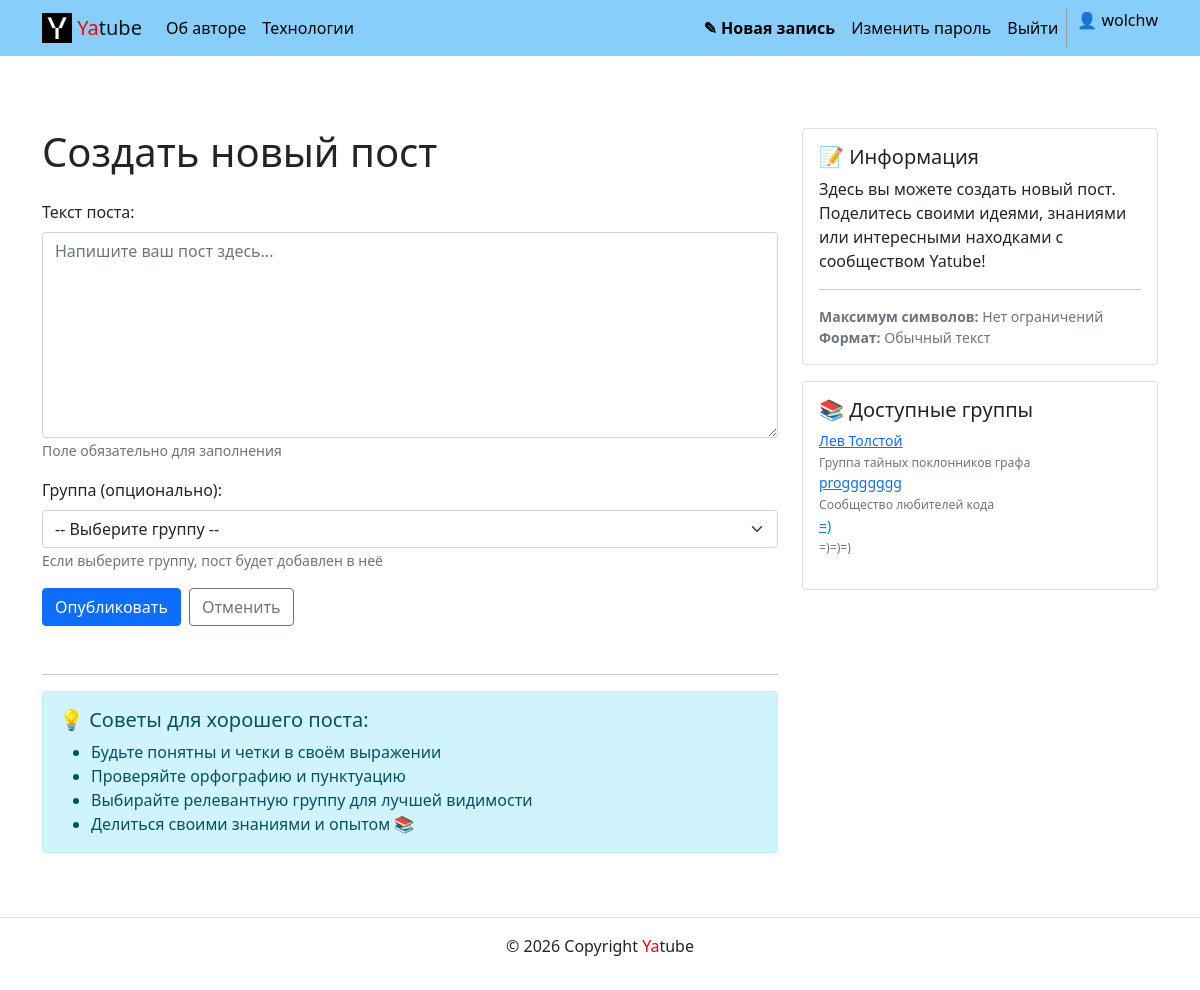
Screenshot of /create/ (signed in) with the database file from the repository.
### posts/models.py (models this page shows, shortened)
class Group(models.Model):
    title = models.CharField(max_length=200)  # Название группы
    slug = models.SlugField(unique=True)      # Уникальный адрес для URL
    description = models.TextField()           # Описание группы

### posts/views.py (the view, shortened to what this page needs)
# urls.py: path('create/', views.create_post, name='create_post'),
@login_required(login_url='users:login')
def create_post(request):
    groups = Group.objects.all()
    context = {'groups': groups}
    return render(request, 'posts/create_post.html', context)

### core/context_processors/year.py (called while the page is built)
def year(request):
    return {
        'year': datetime.now().year
    }

### templates/posts/create_post.html (shortened to what this page needs)
{% extends "base.html" %}
{% load static %}
{% block content %}
<div class="row mt-4">
  <div class="col-md-8">
    <h1>Создать новый пост</h1>
    <form method="post" class="mt-4">
      <div class="mb-3">
        <label for="textArea" class="form-label">Текст поста:</label>
        <textarea
          class="form-control"
          id="textArea"
          name="text"
          rows="8"
          placeholder="Напишите ваш пост здесь..."
          required
        ></textarea>
        <small class="form-text text-muted">Поле обязательно для заполнения</small>
      </div>
      <div class="mb-3">
        <label for="groupSelect" class="form-label">Группа (опционально):</label>
        <select class="form-select" id="groupSelect" name="group">
          <option value="">-- Выберите группу --</option>
        </select>
        <small class="form-text text-muted">Если выберите группу, пост будет добавлен в неё</small>
      </div>
      <div class="d-grid gap-2 d-md-flex justify-content-md-start">
        <button type="submit" class="btn btn-primary">Опубликовать</button>
        <a href="{% url 'posts:index' %}" class="btn btn-outline-secondary">Отменить</a>
      </div>
    </form>
    <hr class="mt-5">
    <div class="alert alert-info">
      <h5>💡 Советы для хорошего поста:</h5>
      <ul class="mb-0">
        <li>Будьте понятны и четки в своём выражении</li>
        <li>Проверяйте орфографию и пунктуацию</li>
        <li>Выбирайте релевантную группу для лучшей видимости</li>
        <li>Делиться своими знаниями и опытом 📚</li>
      </ul>
    </div>
  </div>
  <div class="col-md-4">
    <div class="card">
      <div class="card-body">
        <h5 class="card-title">📝 Информация</h5>
        <p class="card-text">
          Здесь вы можете создать новый пост. Поделитесь своими идеями, знаниями или интересными находками с сообществом Yatube!
        </p>
        <hr>
        <p class="card-text small text-muted">
          <strong>Максимум символов:</strong> Нет ограничений
          <br>
          <strong>Формат:</strong> Обычный текст
        </p>
      </div>
    </div>
    <div class="card mt-3">
      <div class="card-body">
        <h5 class="card-title">📚 Доступные группы</h5>
        <ul class="list-unstyled small">
          {% if groups %}
            {% for group in groups %}
              <li>
                <a href="{% url 'posts:group_list' group.slug %}">
                  {{ group.title }}
                </a>
                <br>
                <small class="text-muted">{{ group.description|truncatewords:5 }}</small>
              </li>
            {% endfor %}
          {% else %}
            <p class="small text-muted">Нет доступных групп</p>
          {% endif %}
        </ul>
      </div>
    </div>
  </div>
</div>
{% endblock %}

### templates/includes/header.html (shortened to what this page needs)
{% load static %}
{% with request.resolver_match.view_name as view_name %}
<header>
  <nav class="navbar navbar-expand-lg navbar-light" style="background-color: lightskyblue;">
    <div class="container">
      <a class="navbar-brand" href="{% url 'posts:index' %}">
        <img src="{% static 'img/logo.png' %}" width="30" height="30" class="d-inline-block align-top" alt="">
        <span style="color:red;">Ya</span>tube
      </a>
      <div class="collapse navbar-collapse" id="navbarNav">
        <ul class="navbar-nav me-auto">
          <li class="nav-item">
            <a class="nav-link {% if view_name == 'about:author' %}active{% endif %}"
               href="{% url 'about:author' %}" style="color: black;">
              Об авторе
            </a>
          </li>
          <li class="nav-item">
            <a class="nav-link {% if view_name == 'about:tech' %}active{% endif %}"
               href="{% url 'about:tech' %}" style="color: black;">
              Технологии
            </a>
          </li>
        </ul>
        <ul class="navbar-nav ms-auto">
          {% if user.is_authenticated %}
            <li class="nav-item">
              <a class="nav-link {% if view_name == 'posts:create_post' %}active{% endif %}"
                 href="{% url 'posts:create_post' %}" style="color: black;">
                <strong>✎ Новая запись</strong>
              </a>
            </li>
            <li class="nav-item">
              <a class="nav-link {% if view_name == 'users:password_change' %}active{% endif %}"
                 href="{% url 'users:password_change' %}" style="color: black;">
                Изменить пароль
              </a>
            </li>
            <li class="nav-item">
              <a class="nav-link" href="{% url 'users:logout' %}" style="color: black;">
                Выйти
              </a>
            </li>
            <li class="nav-item" style="padding-left: 10px; border-left: 1px solid #999;">
              <span class="navbar-text" style="color: black;">
                👤 {{ user.username }}
              </span>
            </li>
          {% endif %}
        </ul>
      </div>
    </div>
  </nav>
</header>
{% endwith %}

### rows the page displays
Group: title "Лев Толстой", description "Группа тайных поклонников графа"
Group: title "proggggggg", description "Сообщество любителей кода"
Group: title "=)", description "=)=)=)"

### other values shown
{{ user.username }} "wolchw"
